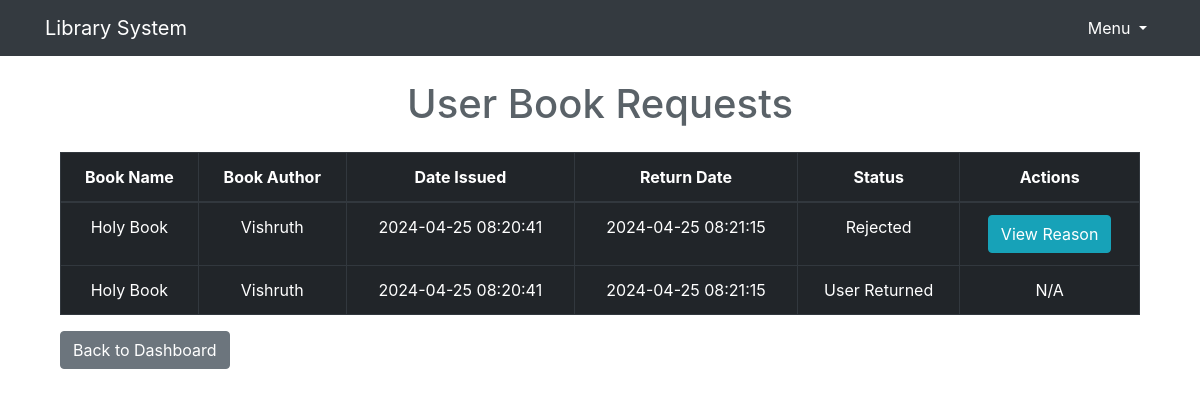
The page /user/book-requests (signed in) on the database its author committed.
### tables.py (models this page shows, shortened)
class BookRequest(db.Model):
    id = db.Column(db.Integer, primary_key=True)
    user_id = db.Column(db.Integer, db.ForeignKey('user.id'), nullable=False)
    librarian_id = db.Column(db.Integer, db.ForeignKey('user.id'), nullable=True)
    book_id = db.Column(db.Integer, db.ForeignKey('book.id'), nullable=False)
    date_requested = db.Column(db.DateTime, default=datetime.utcnow)
    status = db.Column(db.String(20), default='Pending Approval')
    rejection_reason = db.Column(db.String(255), default=None)
    user = db.relationship('User', foreign_keys=[user_id], backref='book_requests')
    librarian = db.relationship('User', foreign_keys=[librarian_id], backref='approved_requests', lazy='joined')
    book = db.relationship('Book', backref='requests')

class Book(db.Model):
    id = db.Column(db.Integer, primary_key=True)
    name = db.Column(db.String(100), nullable=False)
    content = db.Column(db.Text)
    author = db.Column(db.String(100))
    date_issued = db.Column(db.DateTime)
    return_date = db.Column(db.DateTime)
    section_id = db.Column(db.Integer, db.ForeignKey('section.id'), nullable=False)

### app.py (the view)
@app.route('/user/book-requests')
def user_book_requests():
    if 'user_id' not in session:
        return redirect('/login')
    user = User.query.get_or_404(session['user_id'])
    user_requests = BookRequest.query.filter_by(user_id=user.id).all()
    return render_template('user_book_requests.html', user=user, user_requests=user_requests)

### templates/user_book_requests.html
{% extends 'base.html' %}
{% block content %}
    <div class="container mt-4">
        <h1 class="text-center mb-4" style="color: #5a6268;">User Book Requests</h1>
        <table class="table table-bordered table-dark">
            <thead class="thead-dark">
                <tr>
                    <th style="text-align: center;">Book Name</th>
                    <th style="text-align: center;">Book Author</th>
                    <th style="text-align: center;">Date Issued</th>
                    <th style="text-align: center;">Return Date</th>
                    <th style="text-align: center;">Status</th>
                    <th style="text-align: center;">Actions</th>
                </tr>
            </thead>
            <tbody>
                {% for status in ["Pending Approval", "Approved", "Rejected", "User Returned", "Access Removed", "Due Date Passed"] %}
                    {% for request in user_requests if request.status == status %}
                        <tr>
                            <td style="max-width: 200px; overflow: hidden; text-overflow: ellipsis; text-align: center;">{{ request.book.name }}</td>
                            <td style="max-width: 75px; overflow: hidden; text-overflow: ellipsis; text-align: center;">{{ request.book.author }}</td>
                            <td style="max-width: 300px; overflow: hidden; text-overflow: ellipsis; text-align: center;">{{ request.book.date_issued.strftime('%Y-%m-%d %H:%M:%S') if request.book.date_issued else 'N/A' }}</td>
                            <td style="max-width: 300px; overflow: hidden; text-overflow: ellipsis; text-align: center;">{{ request.book.return_date.strftime('%Y-%m-%d %H:%M:%S') if request.book.return_date else 'N/A' }}</td>
                            <td style="max-width: 300px; overflow: hidden; text-overflow: ellipsis; text-align: center;">{{ request.status }}</td>
                            <td style="max-width: 300px; overflow: hidden; text-overflow: ellipsis; text-align: center;">
                            {% if request.status == 'Approved' %}
                                <a href="{{ url_for('user_return_book', request_id=request.id) }}" class="btn btn-primary">Return Book</a>
                                <a href="{{ url_for('user_give_feedback', request_id=request.id) }}" class="btn btn-success">Feedback</a>
                                <a href="{{ url_for('view_book', book_id=request.book.id) }}" class="btn btn-info">Read</a>
                            {% elif request.status == 'Pending Approval' %}
                                <a href="{{ url_for('user_unsend_request', request_id=request.id) }}" class="btn btn-danger">Unsend Request</a>
                            {% elif request.status in ['Rejected', 'Access Removed', 'Due Date Passed'] %}
                                <a href="{{ url_for('user_view_rejection_reason', request_id=request.id) }}" class="btn btn-info">View Reason</a>
                            {% else %}
                                N/A
                            {% endif %}
                            </td>
                        </tr>
                    {% endfor %}
                {% endfor %}
            </tbody>
        </table>
        <a href="{{ url_for('user_dashboard') }}" class="btn btn-secondary">Back to Dashboard</a>
    </div>
{% endblock %}

### rows shown on the page
BookRequest: book.name "Holy Book", book.author "Vishruth", book.date_issued "2024-04-25 08:20:41", book.return_date "2024-04-25 08:21:15", status "Rejected"
BookRequest: book.name "Holy Book", book.author "Vishruth", book.date_issued "2024-04-25 08:20:41", book.return_date "2024-04-25 08:21:15", status "User Returned", shows "N/A"
